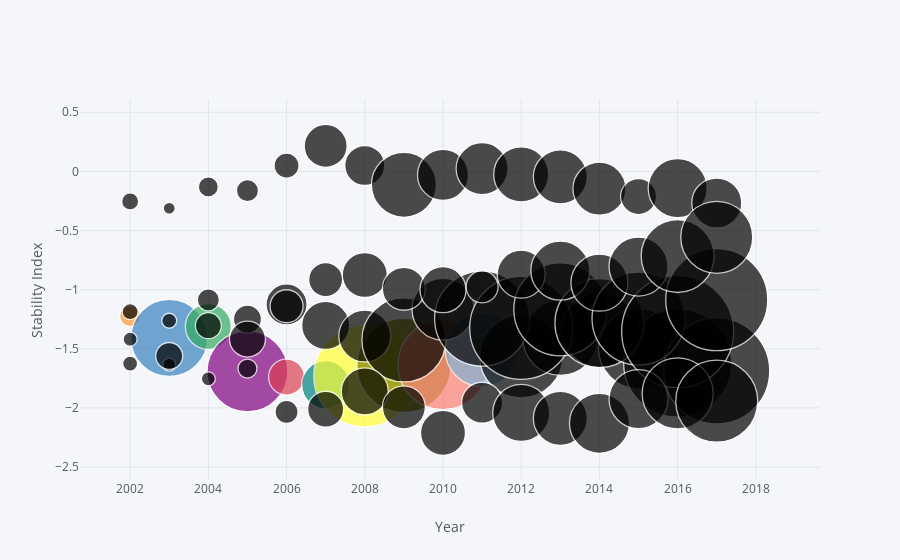

Notebook cell for this chart:
### Code cell
#Creating a Scatter bubble graph comparing Aid vs Stability by year using the following variables:
#x_axis = Year
#y = stability
#x1 = Total Aid # size of the bubble

#pip install cufflinks in GitBash

select_country_df.iplot(kind='bubble', x='Year', mode='markers', y='Total Stability', size='Total Aid', text='Country',
             xTitle='Year', yTitle='Stability Index',
             filename='Aid_vs_Stability_bubbleplot')

### Figure 1 — Plotly figure (JSON) as saved in the notebook; plotly's stock layout.template omitted (floating-point values rounded to 4 significant figures)
{"data": [{"marker": {"color": ["rgb(255, 153, 51)", "rgb(55, 128, 191)", "rgb(50, 171, 96)", "rgb(128, 0, 128)", "rgb(219, 64, 82)", "rgb(0, 128, 128)", "rgb(255, 255, 51)", "rgb(128, 128, 0)", "rgb(251, 128, 114)", "rgb(128, 177, 211)"], "line": {"width": 1.3}, "size": [21, 77, 46, 81, 36, 48, 102, 94, 90, 74, 83, 75, 75, 80, 108, 106, 16, 15, 22, 28, 41, 48, 52, 84, 62, 95, 103, 93, 89, 93, 112, 102, 15, 13, 14, 19, 23, 36, 47, 43, 45, 41, 57, 54, 60, 59, 71, 82, 17, 12, 20, 22, 25, 43, 40, 65, 51, 52, 55, 54, 53, 36, 59, 50, 14, 27, 26, 36, 33, 34, 45, 43, 46, 32, 48, 59, 57, 59, 73, 72], "symbol": "circle"}, "mode": "markers", "text": ["Ethiopia", "Ethiopia", "Ethiopia", "Ethiopia", "Ethiopia", "Ethiopia", "Ethiopia", "Ethiopia", "Ethiopia", "Ethiopia", "Ethiopia", "Ethiopia", "Ethiopia", "Ethiopia", "Ethiopia", "Ethiopia", "Kenya", "Kenya", "Kenya", "Kenya", "Kenya", "Kenya", "Kenya", "Kenya", "Kenya", "Kenya", "Kenya", "Kenya", "Kenya", "Kenya", "Kenya", "Kenya", "Nigeria", "Nigeria", "Nigeria", "Nigeria", "Nigeria", "Nigeria", "Nigeria", "Nigeria", "Nigeria", "Nigeria", "Nigeria", "Nigeria", "Nigeria", "Nigeria", "Nigeria", "Nigeria", "South Africa", "South Africa", "South Africa", "South Africa", "South Africa", "South Africa", "South Africa", "South Africa", "South Africa", "South Africa", "South Africa", "South Africa", "South Africa", "South Africa", "South Africa", "South Africa", "Uganda", "Uganda", "Uganda", "Uganda", "Uganda", "Uganda", "Uganda", "Uganda", "Uganda", "Uganda", "Uganda", "Uganda", "Uganda", "Uganda", "Uganda", "Uganda"], "type": "scatter", "uid": "7919837f-1d45-464e-8aa0-42500acdef7b", "x": [2002, 2003, 2004, 2005, 2006, 2007, 2008, 2009, 2010, 2011, 2012, 2013, 2014, 2015, 2016, 2017, 2002, 2003, 2004, 2005, 2006, 2007, 2008, 2009, 2010, 2011, 2012, 2013, 2014, 2015, 2016, 2017, 2002, 2003, 2004, 2005, 2006, 2007, 2008, 2009, 2010, 2011, 2012, 2013, 2014, 2015, 2016, 2017, 2002, 2003, 2004, 2005, 2006, 2007, 2008, 2009, 2010, 2011, 2012, 2013, 2014, 2015, 2016, 2017, 2002, 2003, 2004, 2005, 2006, 2007, 2008, 2009, 2010, 2011, 2012, 2013, 2014, 2015, 2016, 2017], "y": [-1.223, -1.409, -1.311, -1.691, -1.739, -1.803, -1.73, -1.641, -1.635, -1.507, -1.564, -1.407, -1.339, -1.498, -1.62, -1.687, -1.186, -1.263, -1.087, -1.25, -1.125, -1.303, -1.392, -1.425, -1.166, -1.245, -1.323, -1.167, -1.282, -1.244, -1.355, -1.084, -1.625, -1.634, -1.754, -1.667, -2.034, -2.011, -1.861, -1.995, -2.211, -1.956, -2.042, -2.088, -2.13, -1.925, -1.878, -1.943, -0.2537, -0.3117, -0.1314, -0.1626, 0.0482, 0.2158, 0.04973, -0.1133, -0.02943, 0.02403, -0.02539, -0.04629, -0.1464, -0.213, -0.1415, -0.2673, -1.419, -1.561, -1.305, -1.418, -1.14, -0.9151, -0.8763, -0.9924, -1.001, -0.9761, -0.869, -0.8387, -0.9411, -0.8045, -0.7153, -0.5574]}], "layout": {"legend": {"bgcolor": "#F5F6F9", "font": {"color": "#4D5663"}}, "paper_bgcolor": "#F5F6F9", "plot_bgcolor": "#F5F6F9", "title": {"font": {"color": "#4D5663"}}, "xaxis": {"gridcolor": "#E1E5ED", "showgrid": true, "tickfont": {"color": "#4D5663"}, "title": {"font": {"color": "#4D5663"}, "text": "Year"}, "zerolinecolor": "#E1E5ED"}, "yaxis": {"gridcolor": "#E1E5ED", "showgrid": true, "tickfont": {"color": "#4D5663"}, "title": {"font": {"color": "#4D5663"}, "text": "Stability Index"}, "zerolinecolor": "#E1E5ED"}}}
